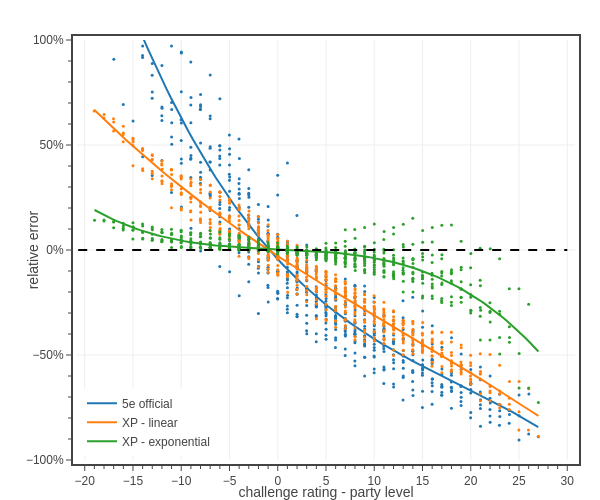

The code cell stored with this chart in its notebook:
### Markdown cell above
## Extras

### Code cell
# Fig. ?: plots XP relative error vs level for encounter with a single monster
import pandas as pd

# pc stats
classes = list(PC_CLASSES.keys())
pc_data_file = f'../../_classes/xp-and-player-characters/pc data - Medium 2 short rests.json'
dfP = load_pc_data(pc_data_file, ['class','level','hit points mean','hit points multiplier','damage per round mean','attack bonus','armor class'])
dfP['adj hit points mean'] = dfP['hit points mean']*dfP['hit points multiplier']
dfP = dfP.rename({'adj hit points mean': 'adj HP', 'damage per round mean': 'adj DPR', 'attack bonus': 'adj AB', 'armor class': 'adj AC'}, axis=1)
xp_values = 0.5*np.array(ENCOUNTER_DIFFICULTIES['Daily']['XP'])
dfP['Encounter XP'] = dfP.apply(lambda row: xp_values[row['level']-1], axis=1)
dfP = dfP[dfP['class'].isin(classes)]
dfP = dfP[['level','adj HP','adj DPR','adj AC','adj AB','Encounter XP']].groupby(['level']).mean()

# monster stats
dfM = pd.read_csv('../../assets/data/monsters.csv')
dfM = dfM[dfM['CR'].between(1, 28)]
dfM.sort_values(by='CR', inplace=True)
dfM = dfM[['CR','HP','adj HP','AC','adj AC','adj DPR','adj AB','XP']].groupby(['CR']).mean()

# create figure
fig = go.Figure()

colors = iter(COLORS)

########################################################################################
name = f'5e official'
levels = dfP.index.tolist()
rcrs = np.linspace(-28,28,57)
x_all = []
y_all = []
text = []
for lvl in levels:
    for rcr in rcrs:
        cr = rcr+lvl
        if (cr > 0) and (cr <=28):
            dxp = calc_xp_ratio(dfP, dfM, 4*[lvl], cr)
            ddmg = calc_damage_ratio(dfP, dfM, 4*[lvl], cr)
            accuracy = (dxp - ddmg)/ddmg
            x_all.append(rcr)
            y_all.append(accuracy)
            text.append(
                f'<b>{name}</b><br>'+
                f'accuracy: {accuracy:.2f}<br>'+
                f'CR - level: {rcr:.0f}<br>'+
                f'CR: {cr:.0f}<br>'+
                f'level: {lvl:.0f}')

dfA = pd.DataFrame({'rel CR': tfb.jitter(x_all, 0.01), 'accuracy': y_all, 'text': text})
#dfA = dfA[dfA['accuracy'].gt(0)]
dfA.sort_values(by='rel CR', inplace=True)

smooth_factor = 1.e8
fig = tfb.plot_data_and_spline(fig, 
    x=dfA['rel CR'], 
    y=dfA['accuracy'],
    smooth_factor=smooth_factor, 
    name=name,
    legendgroup=name,
    line=dict(color=next(colors), dash='solid', width=2),
    marker_size=3,
    hovertext=dfA['text'],
    hoverinfo='text',
)

########################################################################################
name = f'XP - linear'
xp_method = 'linear'
dfP['Encounter eXP']  = dfP.apply(lambda row: estats5e.effXP(row['adj HP'], row['adj AC'], row['adj DPR'], row['adj AB'], method=xp_method, ctype='PC'), axis=1)
dfM['eXP']  = dfM.apply(lambda row: estats5e.effXP(row['adj HP'], row['adj AC'], row['adj DPR'], row['adj AB'], method=xp_method, ctype='NPC'), axis=1)

levels = dfP.index.tolist()
rcrs = np.linspace(-28,28,57)
x_all = []
y_all = []
text = []
for lvl in levels:
    for rcr in rcrs:
        cr = rcr+lvl
        if (cr > 0) and (cr <=28):
            dxp = calc_exp_ratio(dfP, dfM, 4*[lvl], cr)
            ddmg = calc_damage_ratio(dfP, dfM, 4*[lvl], cr)
            accuracy = (dxp - ddmg)/ddmg
            x_all.append(rcr)
            y_all.append(accuracy)
            text.append(
                f'<b>{name}</b><br>'+
                f'accuracy: {accuracy:.2f}<br>'+
                f'CR - level: {rcr:.0f}<br>'+
                f'CR: {cr:.0f}<br>'+
                f'level: {lvl:.0f}')

dfA = pd.DataFrame({'rel CR': tfb.jitter(x_all, 0.01), 'accuracy': y_all, 'text': text})
#dfA = dfA[dfA['accuracy'].gt(0)]
dfA.sort_values(by='rel CR', inplace=True)

smooth_factor = 1.e8
fig = tfb.plot_data_and_spline(fig, 
    x=dfA['rel CR'], 
    y=dfA['accuracy'],
    smooth_factor=smooth_factor, 
    name=name,
    legendgroup=name,
    line=dict(color=next(colors), dash='solid', width=2),
    marker_size=3,
    hovertext=dfA['text'],
    hoverinfo='text',
)

########################################################################################
name = f'XP - exponential'
xp_method = 'exp'
dfP['Encounter eXP']  = dfP.apply(lambda row: estats5e.effXP(row['adj HP'], row['adj AC'], row['adj DPR'], row['adj AB'], method=xp_method, ctype='PC'), axis=1)
dfM['eXP']  = dfM.apply(lambda row: estats5e.effXP(row['adj HP'], row['adj AC'], row['adj DPR'], row['adj AB'], method=xp_method, ctype='NPC'), axis=1)

levels = dfP.index.tolist()
rcrs = np.linspace(-28,28,57)
x_all = []
y_all = []
text = []
for lvl in levels:
    for rcr in rcrs:
        cr = rcr+lvl
        if (cr > 0) and (cr <=28):
            dxp = calc_exp_ratio(dfP, dfM, 4*[lvl], cr)
            ddmg = calc_damage_ratio(dfP, dfM, 4*[lvl], cr)
            accuracy = (dxp - ddmg)/ddmg
            x_all.append(rcr)
            y_all.append(accuracy)
            text.append(
                f'<b>{name}</b><br>'+
                f'accuracy: {accuracy:.2f}<br>'+
                f'CR - level: {rcr:.0f}<br>'+
                f'CR: {cr:.0f}<br>'+
                f'level: {lvl:.0f}')

dfA = pd.DataFrame({'rel CR': tfb.jitter(x_all, 0.01), 'accuracy': y_all, 'text': text})
#dfA = dfA[dfA['accuracy'].gt(0)]
dfA.sort_values(by='rel CR', inplace=True)

smooth_factor = 1.e8
fig = tfb.plot_data_and_spline(fig, 
    x=dfA['rel CR'], 
    y=dfA['accuracy'],
    smooth_factor=smooth_factor, 
    name=name,
    legendgroup=name,
    line=dict(color=next(colors), dash='solid', width=2),
    marker_size=3,
    hovertext=dfA['text'],
    hoverinfo='text',
)

fig.add_scatter(
    x=[-30,30], 
    y=[0,0],
    mode='lines',
    showlegend=False,
    line=dict(color='black', dash='dash'),
    hoverinfo='skip',
)

# show figure
fig.update_layout(
    template=tfb.FIG_TEMPLATE,
    margin=dict(l=50, r=25, b=40, t=40, pad=4),
    font=dict(size=12),
    xaxis=dict(
        title_text='challenge rating - party level',
        range=[-20.8,30.8],
        tick0=0, dtick=5,
        minor=dict(tick0=0, dtick=1),
    ),
    yaxis=dict(
        title_text='relative error',
        range=[-1,1],
        tick0=0, dtick=0.5, tickformat='.0%',
        minor=dict(tick0=0, dtick=0.1),
    ),
    legend=dict(
        yanchor='bottom',  y=0.01,
        xanchor='left', x=0.01,
    ),
    width=600,
    height=500,
)
fig.show(config=tfb.FIG_CONFIG)

# save figures
#if SAVEFIGS:
#    fig.update_layout(autosize=True, width=None, height=None)
#    tfb.save_fig_html(fig, format='large', name=f'./fig-xp-accuracy-vs-relative-cr-large', style='aspect-ratio:600/550', marker_size=3)
#    tfb.save_fig_html(fig, format='small', name=f'./fig-xp-accuracy-vs-relative-cr-small', style='aspect-ratio:600/550', marker_size=3)

### Figure 1 — Plotly figure (JSON) as saved in the notebook; plotly's stock layout.template omitted (floating-point values rounded to 4 significant figures; data arrays with more than 128 entries replaced by an {"elided": "..."} marker saying what was removed)
{"data": [{"hoverinfo": "text", "hovertext": {"elided": "560 str values"}, "legendgroup": "5e official", "line": {"color": "#1f77b4", "dash": "solid", "width": 2}, "marker": {"size": 3}, "mode": "markers", "name": "5e official", "showlegend": false, "type": "scatter", "x": {"elided": "560 float values"}, "y": {"elided": "560 float values"}}, {"hoverinfo": "skip", "hovertext": {"elided": "560 str values"}, "legendgroup": "5e official", "line": {"color": "#1f77b4", "dash": "solid", "width": 2}, "marker": {"size": 3}, "mode": "lines", "name": "5e official", "showlegend": true, "type": "scatter", "x": [-18.98, -18.52, -18.06, -17.59, -17.13, -16.66, -16.2, -15.73, -15.27, -14.8, -14.34, -13.88, -13.41, -12.95, -12.48, -12.02, -11.55, -11.09, -10.63, -10.16, -9.696, -9.232, -8.768, -8.303, -7.839, -7.374, -6.91, -6.446, -5.981, -5.517, -5.052, -4.588, -4.124, -3.659, -3.195, -2.73, -2.266, -1.802, -1.337, -0.8727, -0.4083, 0.05607, 0.5205, 0.9849, 1.449, 1.914, 2.378, 2.842, 3.307, 3.771, 4.236, 4.7, 5.164, 5.629, 6.093, 6.558, 7.022, 7.486, 7.951, 8.415, 8.88, 9.344, 9.808, 10.27, 10.74, 11.2, 11.67, 12.13, 12.59, 13.06, 13.52, 13.99, 14.45, 14.92, 15.38, 15.85, 16.31, 16.77, 17.24, 17.7, 18.17, 18.63, 19.1, 19.56, 20.03, 20.49, 20.95, 21.42, 21.88, 22.35, 22.81, 23.28, 23.74, 24.2, 24.67, 25.13, 25.6, 26.06, 26.53, 26.99], "y": [1.611, 1.55, 1.489, 1.43, 1.373, 1.316, 1.261, 1.207, 1.154, 1.102, 1.051, 1.001, 0.953, 0.9055, 0.8592, 0.8139, 0.7696, 0.7264, 0.6841, 0.6429, 0.6026, 0.5633, 0.5249, 0.4874, 0.4509, 0.4152, 0.3805, 0.3466, 0.3135, 0.2813, 0.2499, 0.2192, 0.1894, 0.1604, 0.1321, 0.1045, 0.07765, 0.05152, 0.02607, 0.001301, -0.02281, -0.04628, -0.06912, -0.09134, -0.113, -0.134, -0.1545, -0.1744, -0.1938, -0.2127, -0.2311, -0.249, -0.2664, -0.2834, -0.2999, -0.316, -0.3317, -0.347, -0.3619, -0.3765, -0.3907, -0.4046, -0.4182, -0.4315, -0.4445, -0.4572, -0.4697, -0.4819, -0.4939, -0.5057, -0.5174, -0.5288, -0.5401, -0.5513, -0.5623, -0.5732, -0.5841, -0.5948, -0.6055, -0.6161, -0.6267, -0.6373, -0.6479, -0.6585, -0.6692, -0.6798, -0.6906, -0.7014, -0.7123, -0.7234, -0.7345, -0.7458, -0.7573, -0.7689, -0.7807, -0.7927, -0.805, -0.8174, -0.8302, -0.8432]}, {"hoverinfo": "text", "hovertext": {"elided": "560 str values"}, "legendgroup": "XP - linear", "line": {"color": "#ff7f0e", "dash": "solid", "width": 2}, "marker": {"size": 3}, "mode": "markers", "name": "XP - linear", "showlegend": false, "type": "scatter", "x": {"elided": "560 float values"}, "y": {"elided": "560 float values"}}, {"hoverinfo": "skip", "hovertext": {"elided": "560 str values"}, "legendgroup": "XP - linear", "line": {"color": "#ff7f0e", "dash": "solid", "width": 2}, "marker": {"size": 3}, "mode": "lines", "name": "XP - linear", "showlegend": true, "type": "scatter", "x": [-19.02, -18.56, -18.09, -17.63, -17.16, -16.7, -16.23, -15.77, -15.3, -14.84, -14.37, -13.91, -13.44, -12.98, -12.51, -12.05, -11.58, -11.12, -10.65, -10.19, -9.723, -9.258, -8.793, -8.328, -7.863, -7.398, -6.933, -6.468, -6.003, -5.538, -5.073, -4.609, -4.144, -3.679, -3.214, -2.749, -2.284, -1.819, -1.354, -0.8892, -0.4242, 0.04068, 0.5056, 0.9705, 1.435, 1.9, 2.365, 2.83, 3.295, 3.76, 4.225, 4.69, 5.155, 5.62, 6.085, 6.55, 7.014, 7.479, 7.944, 8.409, 8.874, 9.339, 9.804, 10.27, 10.73, 11.2, 11.66, 12.13, 12.59, 13.06, 13.52, 13.99, 14.45, 14.92, 15.38, 15.85, 16.31, 16.78, 17.24, 17.71, 18.17, 18.64, 19.1, 19.57, 20.03, 20.5, 20.96, 21.43, 21.89, 22.36, 22.82, 23.29, 23.75, 24.22, 24.68, 25.15, 25.61, 26.08, 26.54, 27.01], "y": [0.6681, 0.6471, 0.6264, 0.6059, 0.5856, 0.5656, 0.5458, 0.5263, 0.5069, 0.4878, 0.4689, 0.4502, 0.4317, 0.4135, 0.3954, 0.3775, 0.3598, 0.3423, 0.325, 0.3079, 0.2909, 0.2741, 0.2575, 0.2411, 0.2248, 0.2087, 0.1928, 0.177, 0.1613, 0.1458, 0.1305, 0.1152, 0.1002, 0.08521, 0.07039, 0.0557, 0.04112, 0.02666, 0.01232, -0.001916, -0.01604, -0.03007, -0.04399, -0.05782, -0.07155, -0.0852, -0.09876, -0.1122, -0.1256, -0.139, -0.1522, -0.1654, -0.1785, -0.1916, -0.2046, -0.2176, -0.2305, -0.2433, -0.2562, -0.2689, -0.2817, -0.2944, -0.3071, -0.3198, -0.3324, -0.345, -0.3576, -0.3702, -0.3828, -0.3954, -0.408, -0.4206, -0.4333, -0.4459, -0.4585, -0.4712, -0.4839, -0.4966, -0.5093, -0.5221, -0.5349, -0.5478, -0.5607, -0.5736, -0.5866, -0.5996, -0.6128, -0.6259, -0.6392, -0.6525, -0.6659, -0.6793, -0.6929, -0.7065, -0.7202, -0.734, -0.7479, -0.7619, -0.776, -0.7902]}, {"hoverinfo": "text", "hovertext": {"elided": "560 str values"}, "legendgroup": "XP - exponential", "line": {"color": "#2ca02c", "dash": "solid", "width": 2}, "marker": {"size": 3}, "mode": "markers", "name": "XP - exponential", "showlegend": false, "type": "scatter", "x": {"elided": "560 float values"}, "y": {"elided": "560 float values"}}, {"hoverinfo": "skip", "hovertext": {"elided": "560 str values"}, "legendgroup": "XP - exponential", "line": {"color": "#2ca02c", "dash": "solid", "width": 2}, "marker": {"size": 3}, "mode": "lines", "name": "XP - exponential", "showlegend": true, "type": "scatter", "x": [-18.99, -18.52, -18.06, -17.59, -17.13, -16.66, -16.2, -15.73, -15.27, -14.8, -14.34, -13.88, -13.41, -12.95, -12.48, -12.02, -11.55, -11.09, -10.62, -10.16, -9.694, -9.23, -8.765, -8.301, -7.836, -7.372, -6.907, -6.442, -5.978, -5.513, -5.049, -4.584, -4.119, -3.655, -3.19, -2.726, -2.261, -1.797, -1.332, -0.8674, -0.4028, 0.0618, 0.5264, 0.991, 1.456, 1.92, 2.385, 2.849, 3.314, 3.778, 4.243, 4.708, 5.172, 5.637, 6.101, 6.566, 7.031, 7.495, 7.96, 8.424, 8.889, 9.353, 9.818, 10.28, 10.75, 11.21, 11.68, 12.14, 12.61, 13.07, 13.53, 14.0, 14.46, 14.93, 15.39, 15.86, 16.32, 16.79, 17.25, 17.72, 18.18, 18.65, 19.11, 19.57, 20.04, 20.5, 20.97, 21.43, 21.9, 22.36, 22.83, 23.29, 23.76, 24.22, 24.68, 25.15, 25.61, 26.08, 26.54, 27.01], "y": [0.1905, 0.1788, 0.1677, 0.1571, 0.1469, 0.1373, 0.1281, 0.1194, 0.1112, 0.1033, 0.09594, 0.08895, 0.08235, 0.07614, 0.07029, 0.0648, 0.05965, 0.05483, 0.05033, 0.04612, 0.04221, 0.03857, 0.0352, 0.03207, 0.02918, 0.02651, 0.02406, 0.0218, 0.01972, 0.01781, 0.01606, 0.01445, 0.01297, 0.01161, 0.01035, 0.009188, 0.008098, 0.007072, 0.006097, 0.00516, 0.004246, 0.003344, 0.002439, 0.001519, 0.00057, -0.000421, -0.001467, -0.002582, -0.003778, -0.00507, -0.006469, -0.00799, -0.009646, -0.01145, -0.01341, -0.01555, -0.01788, -0.02041, -0.02315, -0.02612, -0.02933, -0.03279, -0.03652, -0.04054, -0.04484, -0.04945, -0.05438, -0.05965, -0.06526, -0.07123, -0.07758, -0.08431, -0.09144, -0.09898, -0.1069, -0.1154, -0.1242, -0.1335, -0.1434, -0.1536, -0.1645, -0.1758, -0.1876, -0.2, -0.213, -0.2265, -0.2406, -0.2553, -0.2707, -0.2866, -0.3032, -0.3204, -0.3383, -0.3569, -0.3762, -0.3962, -0.4169, -0.4383, -0.4604, -0.4834]}, {"hoverinfo": "skip", "line": {"color": "black", "dash": "dash"}, "mode": "lines", "showlegend": false, "type": "scatter", "x": [-30, 30], "y": [0, 0]}], "layout": {"font": {"size": 12}, "height": 500, "legend": {"x": 0.01, "xanchor": "left", "y": 0.01, "yanchor": "bottom"}, "margin": {"b": 40, "l": 50, "pad": 4, "r": 25, "t": 40}, "width": 600, "xaxis": {"dtick": 5, "minor": {"dtick": 1, "tick0": 0}, "range": [-20.8, 30.8], "tick0": 0, "title": {"text": "challenge rating - party level"}}, "yaxis": {"dtick": 0.5, "minor": {"dtick": 0.1, "tick0": 0}, "range": [-1, 1], "tick0": 0, "tickformat": ".0%", "title": {"text": "relative error"}}}}
